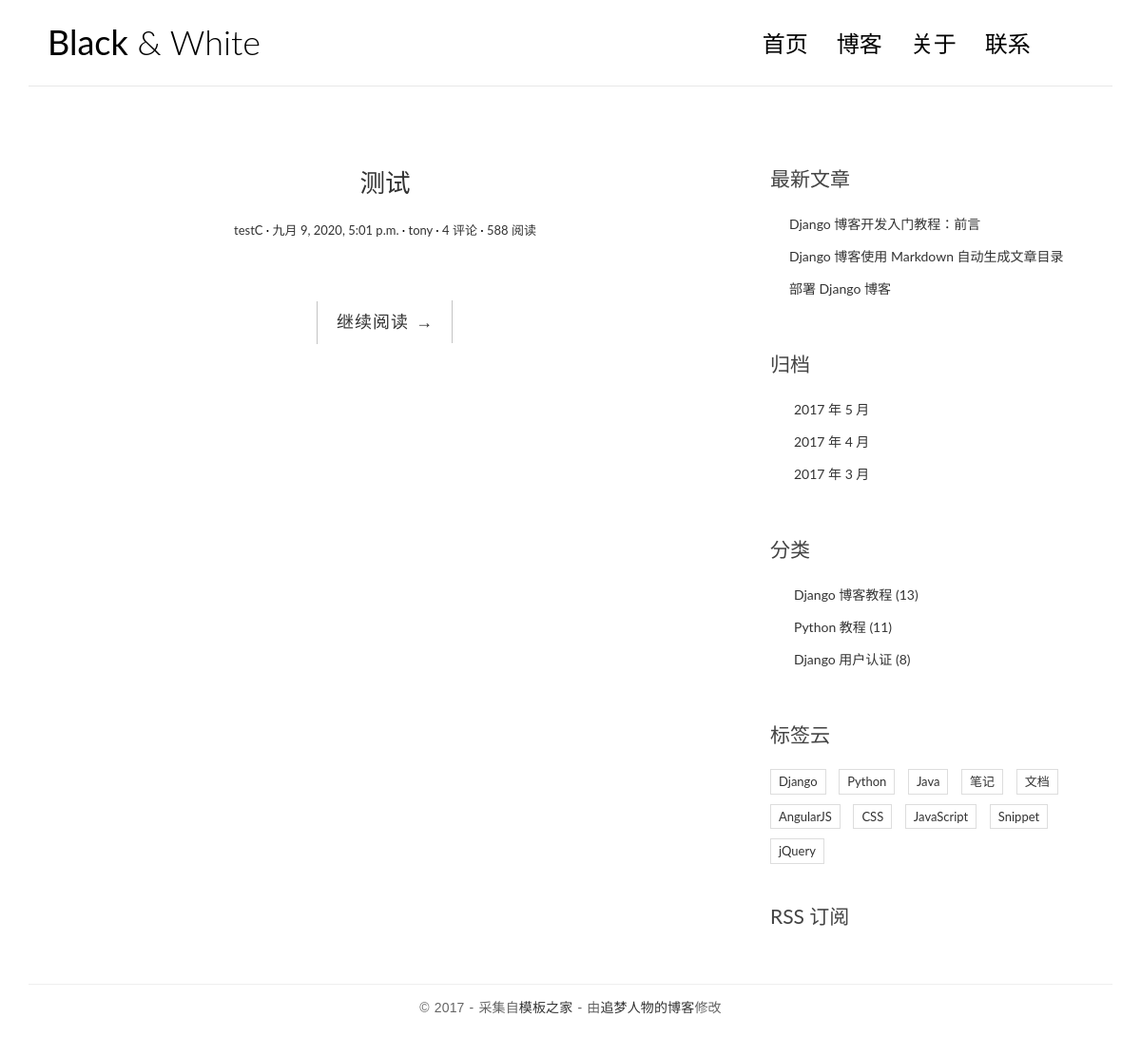
The app's page /, older data.
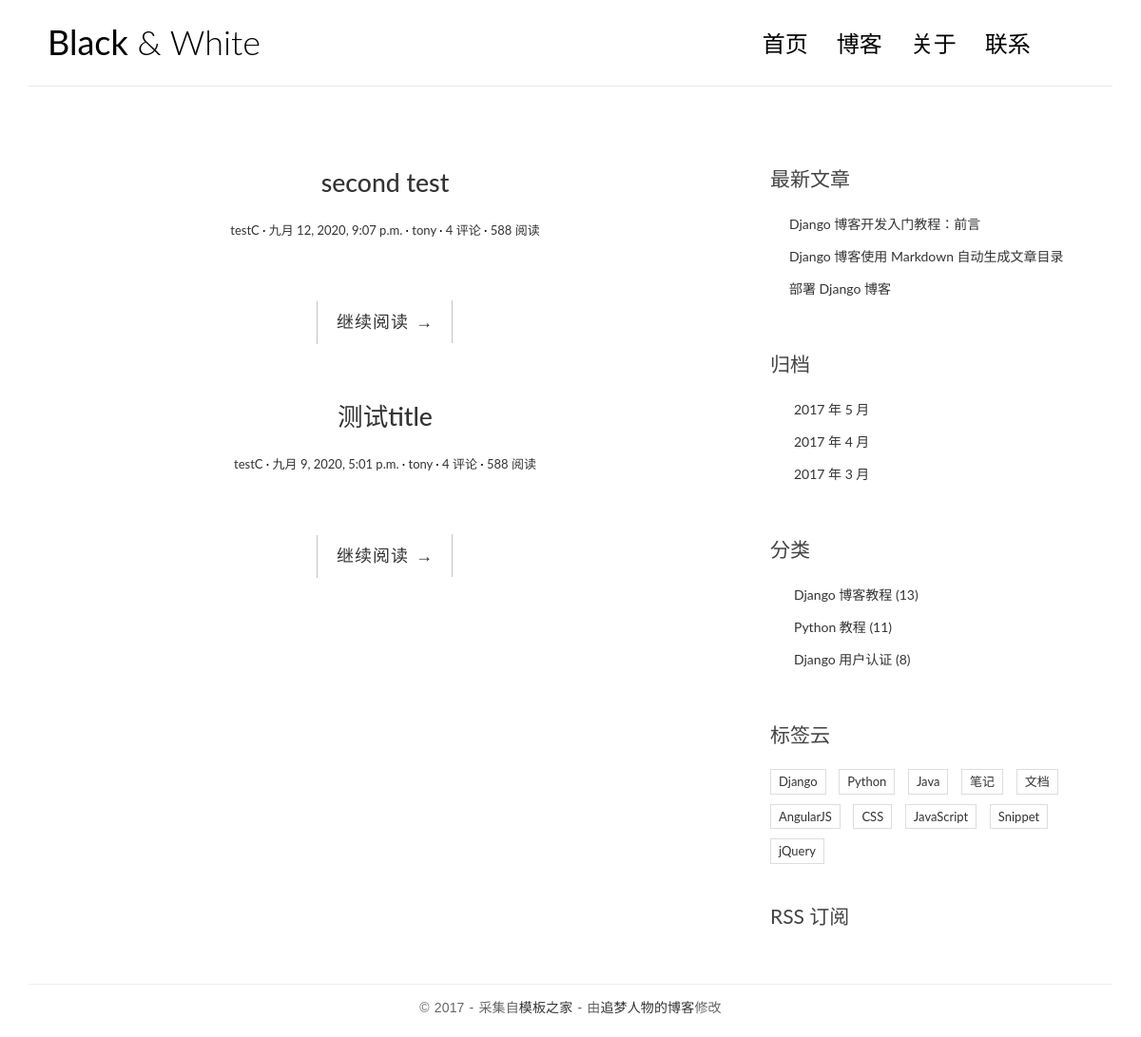
The same page, newer data.
### blog/models.py (models this page shows, shortened)
class Post(models.Model):
    title = models.CharField('标题', max_length=40)  # 等价于关键词参数verbose_name='标题'
    createdTime = models.DateTimeField('创建时间', default=timezone.now)  # 默认值为当前时间，timezone.now可以自适应时区
    modifiedTime = models.DateTimeField('修改时间')
    body = models.TextField('正文')
    excerpt = models.TextField('摘要', max_length=400, blank=True)  # 允许为空
    category = models.ForeignKey(Category, verbose_name='分类', on_delete=models.CASCADE)  # 多对一关联；级联删除的策略
    tag = models.ManyToManyField(Tag, verbose_name='标签')  # 多对多
    author = models.ForeignKey(User, verbose_name='作者', on_delete=models.CASCADE, blank=True)
    class Meta:
        verbose_name = '文章'
        verbose_name_plural = '文章'
    def get_absolute_url(self):
        return reverse('blog:detail', kwargs={'pk': self.pk})

class Category(models.Model):
    name = models.CharField(max_length=20)
    class Meta:
        verbose_name = '分类'
        verbose_name_plural = verbose_name

### blog/views.py (the view)
# urls.py: path('', views.index, name='index'),
def index(request):
    post_list = Post.objects.all().order_by('-createdTime')
    return render(request, 'blog/index.html', context={
        'post_list': post_list,
    })

### templates/blog/index.html (shortened to what this page needs)
{% extends 'base.html' %}
{% block main %}
    {% for post in  post_list %}
        <article class="post post-{{ post.pk }}">
            <header class="entry-header">
                <h1 class="entry-title">
                    <a href="{{ post.get_absolute_url }}">{{ post.title }}</a>
                </h1>
                <div class="entry-meta">
                    <span class="post-category"><a href="#">{{ post.category.name }}</a></span>
                    <span class="post-date"><a href="#"><time class="entry-date"
                                                              datetime="{{ post.createdTime }}">{{ post.createdTime }}</time></a></span>
                    <span class="post-author"><a href="#">{{ post.author }}</a></span>
                    <span class="comments-link"><a href="#">4 评论</a></span>
                    <span class="views-count"><a href="#">588 阅读</a></span>
                </div>
            </header>
            <div class="entry-content clearfix">
                <div class="read-more cl-effect-14">
                    <a href="{{ post.get_absolute_url }}" class="more-link">继续阅读 <span class="meta-nav">→</span></a>
                </div>
            </div>
        </article>
    {% empty %}
        <div class="no-post">暂时还没有发布的文章！</div>
    {% endfor %}
{% endblock %}
{% block aside %}
    <div class="widget widget-recent-posts">
        <h3 class="widget-title">最新文章</h3>
        <ul>
            <li>
                <a href="#">Django 博客开发入门教程：前言</a>
            </li>
            <li>
                <a href="#">Django 博客使用 Markdown 自动生成文章目录</a>
            </li>
            <li>
                <a href="#">部署 Django 博客</a>
            </li>
        </ul>
    </div>
    <div class="widget widget-archives">
        <h3 class="widget-title">归档</h3>
        <ul>
            <li>
                <a href="#">2017 年 5 月</a>
            </li>
            <li>
                <a href="#">2017 年 4 月</a>
            </li>
            <li>
                <a href="#">2017 年 3 月</a>
            </li>
        </ul>
    </div>
    <div class="widget widget-category">
        <h3 class="widget-title">分类</h3>
        <ul>
            <li>
                <a href="#">Django 博客教程 <span class="post-count">(13)</span></a>
            </li>
            <li>
                <a href="#">Python 教程 <span class="post-count">(11)</span></a>
            </li>
            <li>
                <a href="#">Django 用户认证 <span class="post-count">(8)</span></a>
            </li>
        </ul>
    </div>
    <div class="widget widget-tag-cloud">
        <h3 class="widget-title">标签云</h3>
        <ul>
            <li>
                <a href="#">Django</a>
            </li>
            <li>
                <a href="#">Python</a>
            </li>
            <li>
                <a href="#">Java</a>
            </li>
            <li>
                <a href="#">笔记</a>
            </li>
            <li>
                <a href="#">文档</a>
            </li>
            <li>
                <a href="#">AngularJS</a>
            </li>
            <li>
                <a href="#">CSS</a>
            </li>
            <li>
                <a href="#">JavaScript</a>
            </li>
            <li>
                <a href="#">Snippet</a>
            </li>
            <li>
                <a href="#">jQuery</a>
            </li>
        </ul>
    </div>
    <div class="rss">
        <a href=""> RSS 订阅</a>
    </div>
{% endblock %}

### templates/base.html (shortened to what this page needs)
<!DOCTYPE html>
{% load static %}
<html>
<head>
    <link rel="stylesheet" href={% static "blog/css/bootstrap.min.css" %}>
    <link rel="stylesheet" href="http://code.ionicframework.com/ionicons/2.0.1/css/ionicons.min.css">
    <link rel="stylesheet" href={% static "blog/css/pace.css" %}>
    <link rel="stylesheet" href={% static "blog/css/custom.css" %}>
    <link href="https://cdn.bootcss.com/highlight.js/9.15.8/styles/github.min.css" rel="stylesheet">
</head>
</head>
<body>
<div class="container">
    <header id="site-header">
        <div class="row">
            <div class="col-md-4 col-sm-5 col-xs-8">
                <div class="logo">
                    <h1><a href="blog/index.html"><b>Black</b> &amp; White</a></h1>
                </div>
            </div>
            <div class="col-md-8 col-sm-7 col-xs-4">
                <nav class="main-nav" role="navigation">
                    <div class="collapse navbar-collapse" id="bs-example-navbar-collapse-1">
                        <ul class="nav navbar-nav navbar-right">
                            <li class="cl-effect-11"><a href="blog/index.html" data-hover="首页">首页</a></li>
                            <li class="cl-effect-11"><a href="full-width.html" data-hover="博客">博客</a></li>
                            <li class="cl-effect-11"><a href="about.html" data-hover="关于">关于</a></li>
                            <li class="cl-effect-11"><a href="contact.html" data-hover="联系">联系</a></li>
                        </ul>
                    </div>
                </nav>
            </div>
        </div>
    </header>
</div>
<div class="content-body">
    <div class="container">
        <div class="row">
            <main class="col-md-8">
                {% block main %}
                {% endblock %}
            </main>
            <aside class="col-md-4">
                {% block aside %}
                {% endblock %}
            </aside>
        </div>
    </div>
</div>
<footer id="site-footer">
    <div class="container">
        <div class="row">
            <div class="col-md-12">
                <p class="copyright">&copy 2017 - 采集自<a href="http://www.cssmoban.com/"
                                                        target="_blank" title="模板之家">模板之家</a>
                    - 由<a href="http://zmrenwu.com/" title="网页模板" target="_blank">追梦人物的博客</a>修改
                </p>
            </div>
        </div>
    </div>
</footer>
</body>
</html>

### blog/static/blog/css/custom.css (style rules this page uses)
* { outline: none; }
h1, h2, h3, h4, h5, h6 { margin-top: 0; }
b { font-weight: 400; }
a { color: #333; }
body { color: #444; font-family: 'Lato', sans-serif; }
p { font-family: 'Ubuntu', sans-serif; font-weight: 400; word-spacing: 1px; letter-spacing: 0.01em; }
#site-header { background-color: #FFF; padding: 25px 20px; margin-bottom: 40px; border-bottom: 1px solid #e7e7e7; }
.logo h1 a { color: #000; }
.logo h1 { margin: 0; font-family: 'Lato', sans-serif; font-weight: 300; }
.main-nav { margin-top: 11px; max-width: 95%; }
.main-nav a { color: #000000 !important; padding: 0 0 5px 0 !important; margin-right: 30px; font-family: 'Lato', sans-serif; font-weight: 300; font-size: 24px; }
.cl-effect-11 a { padding: 10px 0; color: #0972b4; text-shadow: none; }
.cl-effect-11 a::before { position: absolute; top: 0; left: 0; overflow: hidden; padding: 0 0 5px 0 !important; max-width: 0; border-bottom: 1px solid #000; color: #000; content: attr(data-hover); white-space: nowrap; -webkit-transition: max-width 0.5s; -moz-transition: max-width 0.5s; transition: max-width 0.5s; }
.content-body { padding-bottom: 4em; }
.post { background: #fff; padding: 30px 30px 0; }
.entry-title { text-align: center; font-size: 1.9em; margin-bottom: 20px; line-height: 1.6; padding: 10px 20px 0; }
.entry-meta { text-align: center; color: #DDDDDD; font-size: 13px; margin-bottom: 30px; }
.entry-content { font-size: 18px; line-height: 1.9; font-weight: 300; color: #000; }
.post-category::after, .post-date::after, .post-author::after, .comments-link::after { content: ' ·'; color: #000; }
.read-more { font-family: 'Ubuntu', sans-serif; font-weight: 400; word-spacing: 1px; letter-spacing: 0.01em; text-align: center; margin-top: 20px; }
.cl-effect-14 a { padding: 0 20px; height: 45px; line-height: 45px; position: relative; display: inline-block; margin: 15px 25px; letter-spacing: 1px; font-weight: 400; text-shadow: 0 0 1px rgba(255, 255, 255, 0.3); }
.cl-effect-14 a::before, .cl-effect-14 a::after { position: absolute; width: 45px; height: 1px; background: #C3C3C3; content: ''; -webkit-transition: all 0.3s; -moz-transition: all 0.3s; transition: all 0.3s; pointer-events: none; }
.cl-effect-14 a::before { top: 0; left: 0; -webkit-transform: rotate(90deg); -moz-transform: rotate(90deg); transform: rotate(90deg); -webkit-transform-origin: 0 0; -moz-transform-origin: 0 0; transform-origin: 0 0; }
.cl-effect-14 a::after { right: 0; bottom: 0; -webkit-transform: rotate(90deg); -moz-transform: rotate(90deg); transform: rotate(90deg); -webkit-transform-origin: 100% 0; -moz-transform-origin: 100% 0; transform-origin: 100% 0; }
.widget { background: #fff; padding: 30px 0 0; }
.widget-title { font-size: 1.5em; margin-bottom: 20px; line-height: 1.6; padding: 10px 0 0; font-weight: 400; }
.widget-recent-posts ul { padding: 0; margin: 0; padding-left: 20px; }
.widget-recent-posts ul li { list-style-type: none; position: relative; line-height: 170%; margin-bottom: 10px; }
.widget-recent-posts ul li::before { content: '\f3d3'; font-family: "Ionicons"; position: absolute; left: -17px; top: 3px; font-size: 16px; color: #000; }
.widget-archives ul { padding: 0; margin: 0; padding-left: 25px; }
.widget-archives ul li { list-style-type: none; position: relative; line-height: 170%; margin-bottom: 10px; }
.widget-archives ul li::before { content: '\f3f3'; font-family: "Ionicons"; position: absolute; left: -25px; top: 1px; font-size: 16px; color: #000; }
.widget-category ul { padding: 0; margin: 0; padding-left: 25px; }
.widget-category ul li { list-style-type: none; position: relative; line-height: 170%; margin-bottom: 10px; }
.widget-category ul li::before { content: '\f3fe'; font-family: "Ionicons"; position: absolute; left: -25px; top: 1px; font-size: 18px; color: #000; }
.widget-tag-cloud ul { padding: 0; margin: 0; margin-right: -10px; }
.widget-tag-cloud ul li { list-style-type: none; font-size: 13px; display: inline-block; margin-right: 10px; margin-bottom: 10px; padding: 3px 8px; border: 1px solid #ddd; }
.rss { font-size: 21px; margin-top: 30px; }
.rss a { color: #444; }
#site-footer { padding-top: 10px; padding: 0 0 1.5em 0; }
.copyright { text-align: center; padding-top: 1em; margin: 0; border-top: 1px solid #eee; color: #666; }

Row changes from the older to the newer data that the page shows:
added Post: title "second test", category.name "testC", createdTime "九月 12, 2020, 9:07 p.m.", author "tony"
changed Post: title "测试" → "测试title"
